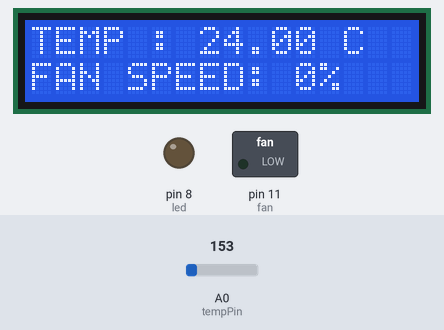
A sketch run on a simulated Arduino Uno, built with avr-gcc and run on an emulated ATmega328P. Parts: 16×2 character LCD, switched loads named in the sketch (green lamp = pin HIGH), output pins drawn as LEDs (lit = HIGH). The inputs (shaded band) are chosen by the test bench; at power-on: A0 (tempPin) = 153.

Above: at 1.2 s.
1.3 s: A0 (tempPin) set to 164
At 1.51 s:
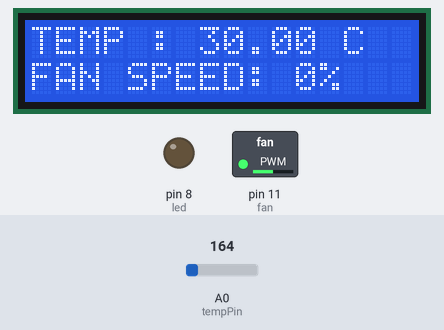
3.2 s: A0 (tempPin) set to 175
At 3.57 s:
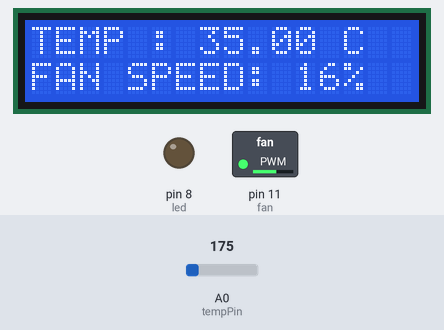
5.6 s: A0 (tempPin) set to 221
At 5.85 s:
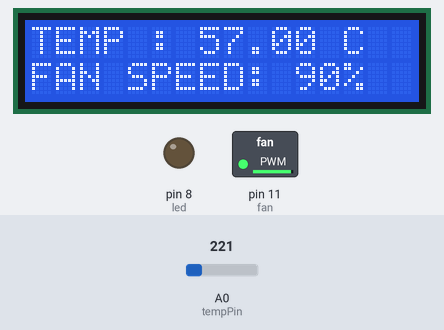
7.9 s: A0 (tempPin) set to 165
At 8.12 s:
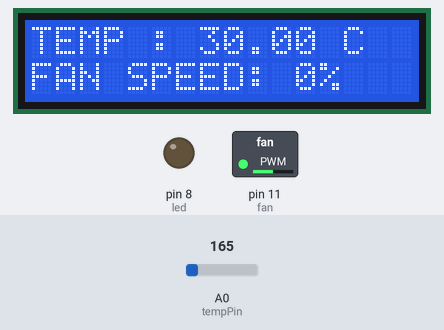
Timing chart, 0 to 10.9 s (numbered marks = the images above; inputs shaded):
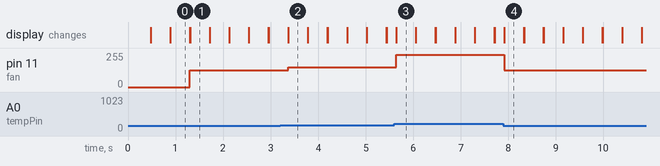

Measured:
- the behaviour switches between 163 and 164 on A0 (tempPin) (found by bisection; images 0 and 1)
- after the input at 1.3 s, pin 11 (fan): 0/255 → 127/255 at once; the display: first differs from a run without the input at once (image 1)
- after the input at 3.2 s, pin 11 (fan): 127/255 → 148/255 after 0.17 s; the display: first differs from a run without the input after 0.17 s (image 2)
- after the input at 5.6 s, pin 11 (fan): 148/255 → 242/255 at once; the display: changes after 0.05 s (image 3)
- after the input at 7.9 s, pin 11 (fan): 242/255 → 127/255 at once; the display: changes at once (image 4)
- what the display in image 1 shows lasts 0.4 s, from 1.3 s to 1.7 s

The sketch:

temperature_based_fan_speed_control1.ino
```cpp
#include <LiquidCrystal.h>

LiquidCrystal lcd(2,3,4,5,6,7);
int tempPin = A0; // the output pin of TMP36
int sensorInput;
double dcel;
int fan = 11;// the pin where fan is
int led = 8;
int tempMin = 30; // the temperature to start the fan 0%
int tempMax = 60; // the maximum temperature when fan is at 100%
int fanSpeed;
int fanLCD;

void setup()
{
 lcd.begin(16,2);
  Serial.begin(9600);
  pinMode(tempPin ,INPUT);
  pinMode(fan, OUTPUT);
  pinMode(led, OUTPUT);
}

void loop()
{
  dcel = readTemp(); //function to get the temp in Dcel
  if(dcel < tempMin) // if temp is lower than minimum temp
    {
      fanSpeed = 0; // fan is not spinning
      analogWrite(fan, fanSpeed);
      fanLCD=0;
      digitalWrite(fan, LOW);
     }

  if((dcel >= tempMin) && (dcel <= tempMax)) // if temperature is higher than minimum temp
     {
       fanSpeed = dcel;//map(temp, tempMin, tempMax, 0, 100); // the actual speed of fan//map(temp, tempMin, tempMax, 32, 255);
       fanSpeed=4.25*fanSpeed;
       fanLCD = map(dcel, tempMin, tempMax, 0, 100); // speed of fan to display on LCD100
       analogWrite(fan, fanSpeed); // spin the fan at the fanSpeed speed
     }

   if(dcel > tempMax) // if temp is higher than tempMax
     {
       digitalWrite(led, HIGH); // turn on led
       analogWrite(fan,255);
       fanLCD=100;
     }
  else // else turn of led
     {
       digitalWrite(led, LOW);
     }

  lcd.print("TEMP : ");
  lcd.print(dcel);
  lcd.print(" C");
  lcd.setCursor(0,1);
  lcd.print("FAN SPEED: ");
  lcd.print(fanLCD); // display the fan speed
  lcd.print("%");
  delay(200);
  lcd.clear();
}

int readTemp()
{
  sensorInput = analogRead(A0);        //read the analog sensor and store it
  dcel = (double)sensorInput / 1024;   //find percentage of input reading//find percentage of input reading
  dcel = dcel * 5;                     //multiply by 5V to get voltage
  dcel = dcel - 0.5;                   //Subtract the offset
  dcel = dcel * 100;                   //Convert to degrees

  return dcel;
}
```
